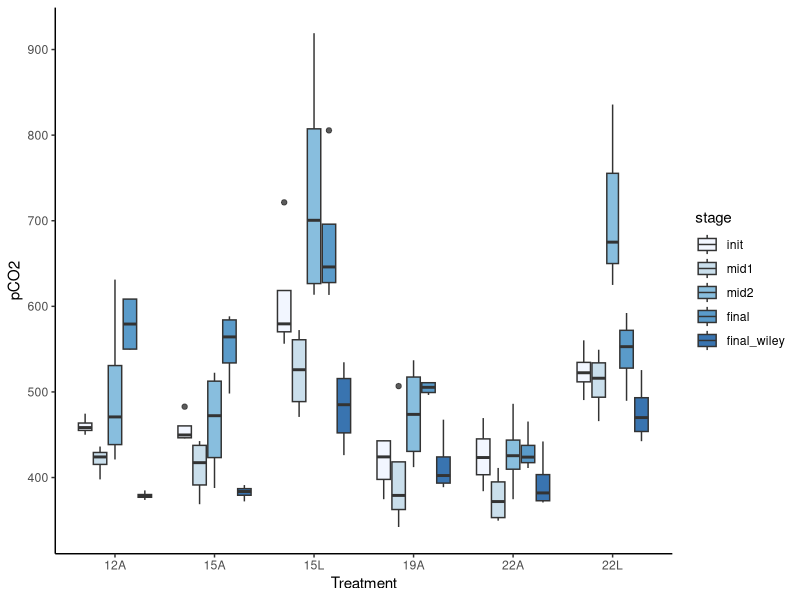

This figure's R source: (Note: this script raises an error after producing the figure.)
#This script is used to analyze & visualize the carbonate data from mesocosm experiment 2018
#Last updated Sept 2022

#Load packages----
pkgs <- c("tidyverse", "viridis", "ggpubr")
lapply(pkgs, library, character.only = TRUE)
rm(pkgs)

#Read in data----
dic <- read_csv("data/meso_YSI_DIC/DIC_collated.csv")

#Convert stage into a factor
dic <- dic %>% 
  mutate(stage = factor(stage, levels = c("init", "mid1", "mid2", "final", "final_wiley")),
         treatment = as.factor(treatment))

#Visualize data to figure out if you want to remove any stages based on outlier <- I think keep them all in for now
dic_stages_pCO2 <- ggplot(dic, aes(treatment, pCO2, fill = stage)) +
  geom_boxplot(alpha = 0.8, varwidth = TRUE) + 
  scale_fill_brewer() + 
  ylim(340, 920) +
  theme_bw() + labs(x = "Treatment", y = "pCO2") +
  theme(panel.border = element_blank(), panel.grid.major = element_blank(),
        panel.grid.minor = element_blank(), axis.line = element_line(colour = "black"))

#Summarize the dataset grouped by treatment, stage & treatment, and split into the temp & factorial studies----
dic_sum <- dic %>% 
  group_by(treatment) %>% 
  summarize(avgpCO2 = mean(pCO2, na.rm = TRUE), sdpCO2 = sd(pCO2, na.rm = TRUE),
            avgomega = mean(omega_arag,na.rm = TRUE), sdomega = sd(omega_arag, na.rm = TRUE),
            avgTA = mean(TA,na.rm = TRUE), sdTA = sd(TA, na.rm = TRUE),
            avgpH = mean(pH,na.rm = TRUE), sdpH = sd(pH, na.rm = TRUE)) %>% 
  ungroup()

dic_temp <- dis_sum %>% 
  filter(treatment == "12A" | treatment == "15A" | treatment == "19A" | treatment == "22A") %>% 

dic_fact <- dic %>% 
  filter(treatment == "15A" | treatment == "15L" | treatment == "22A" | treatment == "22L")

#Visualize data ----
my_theme <- theme(axis.title.x = element_text(size = 20), axis.text.x = element_text(size = 18),
                  axis.title.y = element_text(size = 20), legend.text = element_text(size = 20))


dic_pCO2_stage <- ggplot(dic, aes(treatment, pCO2), fill = stage) +
  geom_boxplot(alpha = 0.8, varwidth = TRUE) + 
  scale_fill_viridis(discrete = TRUE) +
  theme_bw() + labs(x = "Treatment", y = "pCO2") +
  theme(panel.border = element_blank(), panel.grid.major = element_blank(),
        panel.grid.minor = element_blank(), axis.line = element_line(colour = "black")) +
  my_theme

dic_pCO2 <- ggplot(dic_sum, aes(treatment, avgpCO2), fill = treatment) +
  geom_point(aes(color = treatment, size = 2)) + 
  scale_color_viridis(discrete = TRUE, option = "D") +
  scale_fill_viridis(discrete = TRUE) +
  geom_errorbar(aes(ymin = avgpCO2-sdpCO2, ymax = avgpCO2+sdpCO2, color = treatment), width = 0.2) +
  theme_bw() + labs(x = "Treatment", y = "pCO2") +
  theme(panel.border = element_blank(), panel.grid.major = element_blank(),
        panel.grid.minor = element_blank(), axis.line = element_line(colour = "black"),
        legend.position = "none") +
  my_theme

dic_TA <- ggplot(dic_sum, aes(treatment, avgTA), fill = treatment) +
  geom_point(aes(color = treatment, size = 2)) + 
  scale_color_viridis(discrete = TRUE, option = "D") +
  scale_fill_viridis(discrete = TRUE) +
  geom_errorbar(aes(ymin = avgTA-sdTA, ymax = avgTA+sdTA, color = treatment), width = 0.2) +
  theme_bw() + labs(x = "Treatment", y = "Total Alkalinity") +
  theme(panel.border = element_blank(), panel.grid.major = element_blank(),
        panel.grid.minor = element_blank(), axis.line = element_line(colour = "black"),
        legend.position = "none") +
  my_theme

dic_omega <- ggplot(dic_sum, aes(treatment, avgomega), fill = treatment) +
  geom_point(aes(color = treatment, size = 2)) + 
  scale_color_viridis(discrete = TRUE, option = "D") +
  scale_fill_viridis(discrete = TRUE) +
  geom_errorbar(aes(ymin = avgomega-sdomega, ymax = avgomega+sdomega, color = treatment), width = 0.2) +
  theme_bw() + labs(x = "Treatment", y = "Omega Arag") +
  theme(panel.border = element_blank(), panel.grid.major = element_blank(),
        panel.grid.minor = element_blank(), axis.line = element_line(colour = "black"),
        legend.position = "none") +
  my_theme

ggsave(dic_pCO2, file = "plots/YSI_DIC/dic_pCO2.pdf", height = 5, width = 9, dpi = 300)
ggsave(dic_TA, file = "plots/YSI_DIC/dic_TA.pdf", height = 5, width = 9, dpi = 300)
ggsave(dic_omega, file = "plots/YSI_DIC/dic_omega.pdf", height = 5, width = 9, dpi = 300)
ggsave(dic_stages_pCO2, file = "plots/YSI_DIC/dic_stages_pCO2.pdf", height = 5, width = 9, dpi = 300)

